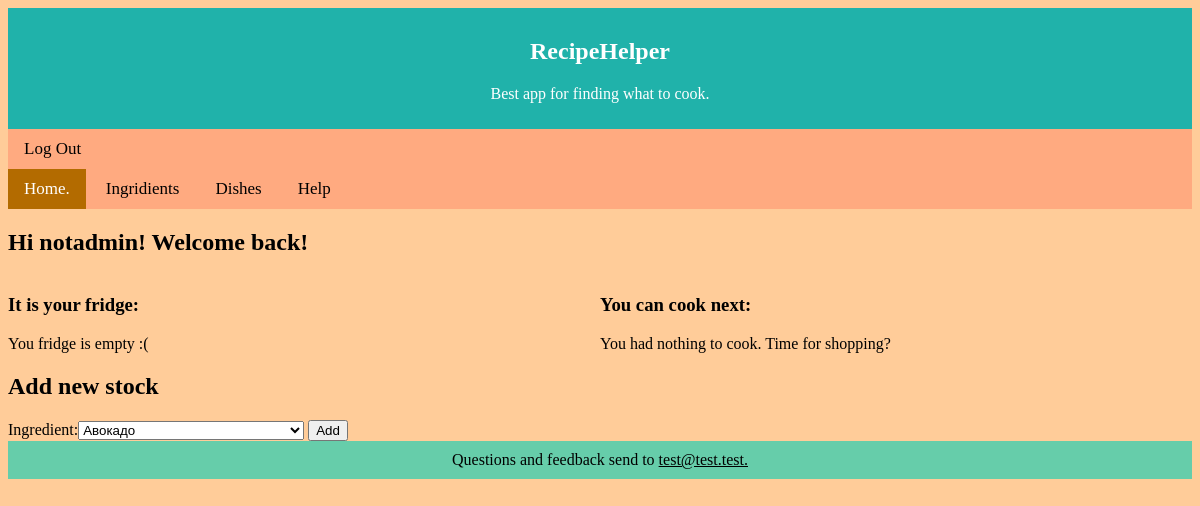
The app's page / (signed in), older data.
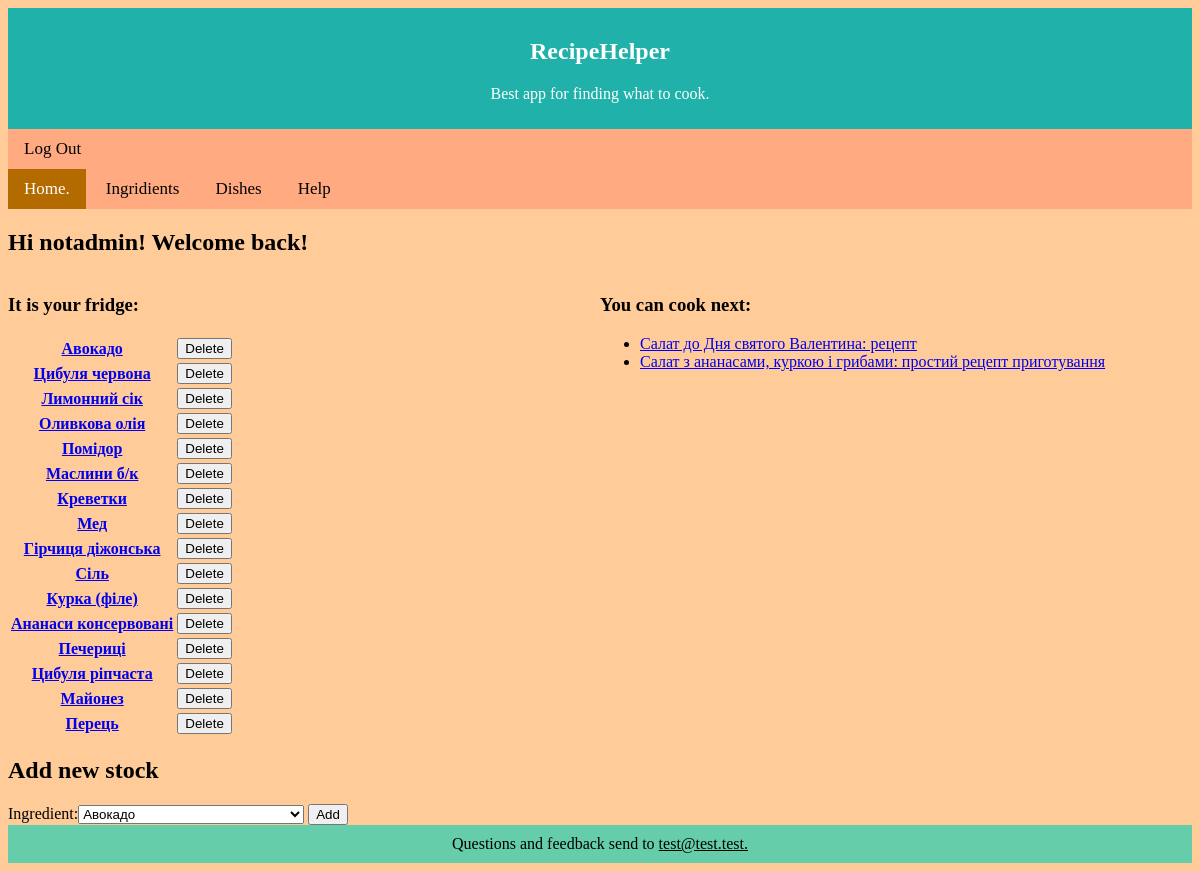
The same page, newer data.
### Picker/models.py (models this page shows, shortened)
class Fridge(models.Model):
    user = models.ForeignKey(User, on_delete=models.CASCADE)
    ingredient = models.ForeignKey(Ingredient, on_delete=models.CASCADE)
    is_available = models.BooleanField(default = True)

class Ingredient(models.Model):
    name = models.CharField(max_length = 40, unique = True)
    units = models.CharField(max_length = 10, default = 'g.')
    description = models.TextField(blank = True, default = '')

class Dish(models.Model):
    name = models.CharField(max_length = 100)
    description = models.TextField(blank=True, default='')

### Picker/views.py (the view)
# urls.py: path('', views.index, name='index'),
def index(request):
    current_user = request.user
    fridge_ing = Fridge.objects.filter(user_id = current_user.id, is_available = True).select_related('ingredient')
    if request.method == 'POST':
        is_deleted = False
        for temp in fridge_ing:
            if str(temp.ingredient_id) in request.POST:
                temp.is_available = False
                temp.save()
                form = AddIngredient()
                is_deleted = True
                break
        if not is_deleted:
            form = AddIngredient(request.POST)
            if form.is_valid():
                ing_id = form.cleaned_data['ingredient']
                try:
                    k = Fridge.objects.get(user_id = current_user.id, ingredient_id = ing_id)
                    k.is_available = True
                    k.save()
                except Fridge.DoesNotExist:
                    k = Fridge(user_id = current_user.id, ingredient_id = ing_id)
                    k.save()
        fridge_ing = Fridge.objects.filter(user_id=current_user.id, is_available=True).select_related('ingredient')
    else:
        form = AddIngredient()
    available_dish_id = recipe_finder(current_user)
    dish_list = [Dish.objects.get(id=i['id']) for i in available_dish_id]
    context = {
        'user': current_user,
        'ing_list': fridge_ing,
        'dish_list': dish_list,
        'form': form,
    }
    template = loader.get_template('home.html')
    return HttpResponse(template.render(context, request))

### Picker/forms.py
class AddIngredient(forms.Form):
    choises = [tuple([x.id, x.name]) for x in Ingredient.objects.all()]
    ingredient = forms.CharField(widget=forms.Select(choices=choises))

### Picker/models.py (called while the page is built)
def recipe_finder(user):
    recipes = Recipe.objects.exclude(ingredient__fridge__user__id = user.id, ingredient__fridge__is_available = True).values('dish__id')
    dishes = Dish.objects.filter(recipe__ingredient__fridge__user__id = user.id, recipe__ingredient__fridge__is_available = True).values('id')
    available_dish_id = dishes.difference(recipes)
    return available_dish_id

### templates/home.html (shortened to what this page needs)
{% extends 'base.html' %}
{% block content %}
{% if user.is_authenticated %}
<h2>Hi {{ user.username }}! Welcome back!</h2>
<div class="wrapper">
<div class="fridge">
    <h3>It is your fridge:</h3>
    {% if ing_list %}
    <table>
        {% for ing in ing_list %}
        <tr>
        <th>
            <a href="/ingredient/{{ ing.ingredient_id }} "> {{ ing.ingredient.name }} </a>
        </th>
        <th>
            <form method="post" >
                <input type="submit" name = "{{ ing.ingredient_id }}" value="Delete">
            </form>
        </th>
        </tr>
        {% endfor %}
    </table>
    {% else %}
    <p>You fridge is empty :(</p>
    {% endif %}
    <h2>Add new stock</h2>
    <form method="post">
        {{ form }}
        <input type="submit" value="Add">
    </form>
</div>
<div class="posibilities">
    <h3>You can cook next:</h3>
    {% if dish_list %}
    <ul>
        {% for dish in dish_list %}
        <li><a href="/recipe/{{ dish.id }} "> {{ dish.name }} </a>
        {% endfor %}
    </ul>
    {% else %}
    <p>You had nothing to cook. Time for shopping?</p>
    {% endif %}
</div>
</div>
{% endif %}
{% endblock %}

Row changes from the older to the newer data that the page shows:
now on this page (row edited): Fridge: ingredient.name "Авокадо"
added Fridge: ingredient.name "Цибуля червона"
added Fridge: ingredient.name "Лимонний сік"
added Fridge: ingredient.name "Оливкова олія"
added Fridge: ingredient.name "Помідор"
added Fridge: ingredient.name "Маслини б/к"
added Fridge: ingredient.name "Креветки"
added Fridge: ingredient.name "Мед"
added Fridge: ingredient.name "Гірчиця діжонська"
added Fridge: ingredient.name "Сіль"
added Fridge: ingredient.name "Курка (філе)"
added Fridge: ingredient.name "Ананаси консервовані"
added Fridge: ingredient.name "Печериці"
added Fridge: ingredient.name "Цибуля ріпчаста"
added Fridge: ingredient.name "Майонез"
added Fridge: ingredient.name "Перець"
now on this page (row unchanged): Dish: name "Салат до Дня святого Валентина: рецепт"
now on this page (row unchanged): Dish: name "Салат з ананасами, куркою і грибами: простий рецепт приготування"
Text that changed along with them:
text no longer shown: "You fridge is empty :( You had nothing to cook. Time for shopping?"
